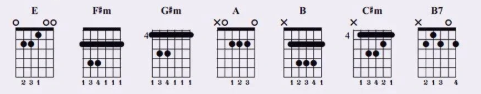
#> input picture 和弦图/E/Snipaste_2026-04-26_20-00-18.png, 481 x 94 px
$ python split_chords2.py
#> lines starting #> are read from the running program, lines starting #| are printed output that depends on the picture
from PIL import Image
import os
import shutil

base = '和弦图'
output = 'src/main/resources/static/chord-images'
os.makedirs(output, exist_ok=True)

# 1. 复制C和D已切好的图
for key in ['C', 'D']:
    for i in range(1, 8):
        src = os.path.join(base, key, f'{i}.png')
        dst = os.path.join(output, f'{key}_{i}.png')
        shutil.copy2(src, dst)
        print(f'Copied: {src} -> {dst}')

# 2. 切割E/F/G/A/B的截图
split_files = {
    'E': 'Snipaste_2026-04-26_20-00-18.png',
    'F': 'Snipaste_2026-04-26_20-00-25.png',
    'G': 'Snipaste_2026-04-26_20-00-34.png',
    'A': 'Snipaste_2026-04-26_20-00-45.png',
    'B': 'Snipaste_2026-04-26_20-00-53.png',
}

for key, filename in split_files.items():
    img_path = os.path.join(base, key, filename)
    img = Image.open(img_path)
#> img is the input picture: PIL image 481x94 RGB; mean R, G, B 214.3, 211.1, 219.2
    w, h = img.size
#> w = 481; h = 94
    col_w = w / 7
#> col_w = 68.71
    print(f'\n{key}: {w}x{h}, col_w={col_w:.1f}')
#| E: 481x94, col_w=68.7

    for i in range(7):
        x1 = int(i * col_w)
        x2 = int((i + 1) * col_w)
        chord_img = img.crop((x1, 0, x2, h))
        dst = os.path.join(output, f'{key}_{i+1}.png')
        chord_img.save(dst)
        print(f'  Saved: {key}_{i+1}.png ({x1},0)-({x2},{h})')
#> this loop made 7 passes
#> pass 1, `chord_img = img.crop((x1, 0, x2, h))`:
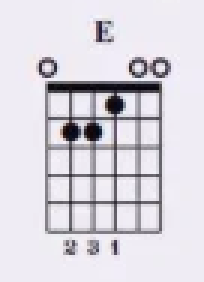
#> chord_img: PIL image 68x94 RGB (shown 3 times larger); mean R, G, B 217.1, 213.8, 221.8
#> pass 2, `chord_img = img.crop((x1, 0, x2, h))`:
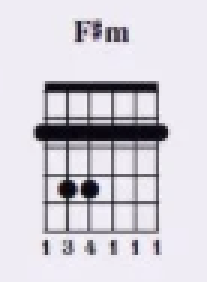
#> chord_img: PIL image 69x94 RGB (shown 3 times larger); mean R, G, B 210.4, 207.2, 215.3
#> pass 3, `chord_img = img.crop((x1, 0, x2, h))`:
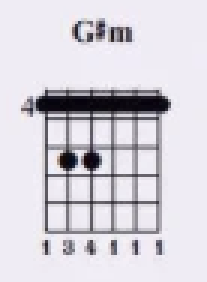
#> chord_img: PIL image 69x94 RGB (shown 3 times larger); mean R, G, B 213.3, 210.2, 218.1
#> after the loop:
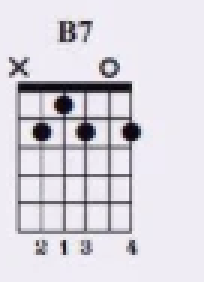
#> chord_img: PIL image 68x94 RGB (shown 3 times larger); mean R, G, B 216.7, 213.5, 221.5
#> pass 2 of the loop `for key, filename in split_files.items():`:
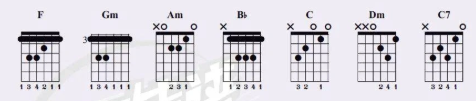
#> input picture 和弦图/F/Snipaste_2026-04-26_20-00-25.png, 476 x 101 px
#> img is the input picture: PIL image 476x101 RGB; mean R, G, B 217.2, 214.3, 221.5
#| F: 476x101, col_w=68.0
#> the loop `for i in range(7):` made 7 passes
#> pass 1, `chord_img = img.crop((x1, 0, x2, h))`:
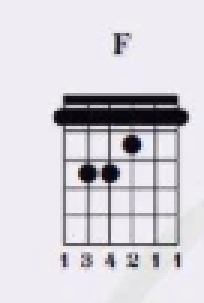
#> chord_img: PIL image 68x101 RGB (shown 3 times larger); mean R, G, B 212.9, 209.9, 217.4
#> after the loop `for i in range(7):`:
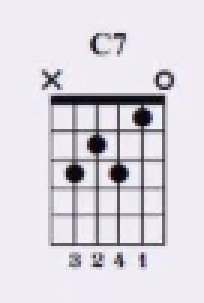
#> chord_img: PIL image 68x101 RGB (shown 3 times larger); mean R, G, B 218.6, 215.4, 223.4
#> pass 3 of the loop `for key, filename in split_files.items():`:
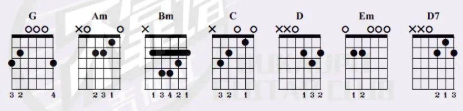
#> input picture 和弦图/G/Snipaste_2026-04-26_20-00-34.png, 463 x 111 px
#> img is the input picture: PIL image 463x111 RGB; mean R, G, B 216.2, 214.1, 219.1
#| G: 463x111, col_w=66.1
#> the loop `for i in range(7):` made 7 passes
#> pass 1, `chord_img = img.crop((x1, 0, x2, h))`:
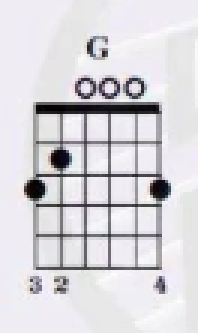
#> chord_img: PIL image 66x111 RGB (shown 3 times larger); mean R, G, B 215.6, 213.6, 218.4
#> after the loop `for i in range(7):`:
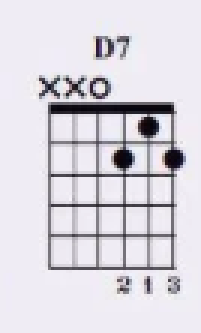
#> chord_img: PIL image 67x111 RGB (shown 3 times larger); mean R, G, B 217.7, 214.5, 222.3
#> the loop made 5 passes; the first 3 are shown

print('\nDone! All 49 chord images ready.')
